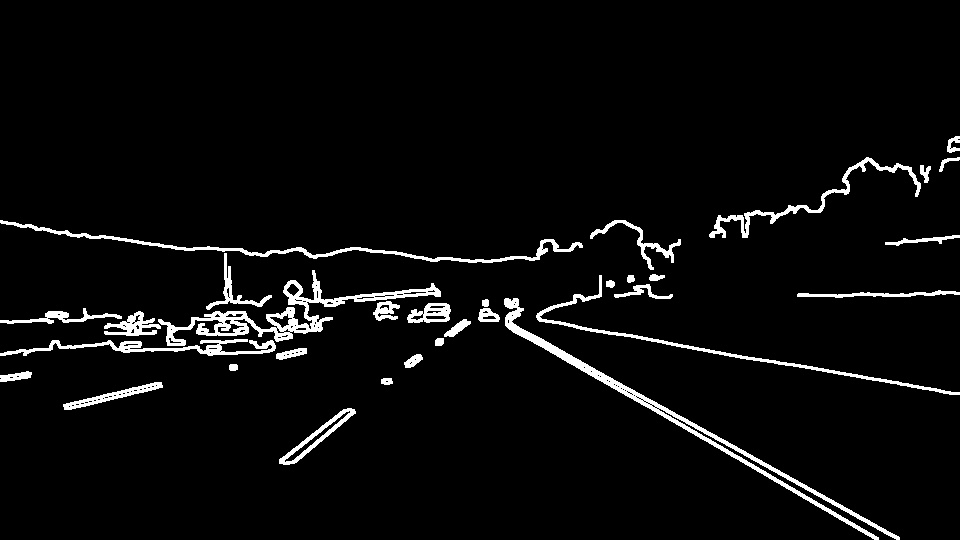
#> input picture examples/dilate.jpg, 960 x 540 px, given in place of solidWhiteRight.mp4, which was not available
$ python VideoConversion.py
#> lines starting #> are read from the running program, lines starting #| are printed output that depends on the picture; after the words box and inside, x2 and y2 are one past the last pixel; in counts of white or black regions, pixels touching at a corner belong together; pictures that were not available may be replaced by others from this repository, and a replacement may not be noted
### PipelineFunctions.py
# -*- coding: utf-8 -*-
"""
Created on Mon Dec  2 12:10:57 2019

@author: LOVESA
"""

import math
import cv2
import numpy as np


# [7 lines left out: function grayscale, not called in this run]
    # Or use BGR2GRAY if you read an image with cv2.imread()
    #return cv2.cvtColor(img, cv2.COLOR_BGR2GRAY)

def canny(img, low_threshold, high_threshold):
    """Applies the Canny transform"""
    return cv2.Canny(img, low_threshold, high_threshold)

def gaussian_blur(img, kernel_size):
    """Applies a Gaussian Noise kernel"""
    return cv2.GaussianBlur(img, (kernel_size, kernel_size), 0)

# [73 lines left out: functions region_of_interest, draw_lines, hough_lines, weighted_img, not called in this run]

### VideoConversion.py
# -*- coding: utf-8 -*-
"""
Created on Fri Nov 29 11:29:11 2019

@author: LOVESA
"""
# Do all the relevant imports
import matplotlib.pyplot as plt
import matplotlib.image as mpimg
import numpy as np
import cv2

import PipelineFunctions as Functions


#Parameters definition
low_threshold = 50
high_threshold = 150
kernel_size = 7
# Define the Hough transform parameters
# Make a blank the same size as our image to draw on
rho = 2 # distance resolution in pixels of the Hough grid
theta = np.pi/180 # angular resolution in radians of the Hough grid
threshold = 15     # minimum number of votes (intersections in Hough grid cell)
min_line_len = 20 #minimum number of pixels making up a line
max_line_gap = 20    # maximum gap in pixels between connectable line segments


### Read in the file and convert to grayscale   ###
#Create videocapture object and read the input video file
video = cv2.VideoCapture('solidWhiteRight.mp4',0)

#Error checking
#Check if the camera opened successfully
if(video.isOpened()==False):
    print("Error opening the video stream file")

# Obtaining the default resolutions of the frame - system dependent.
# Convert the resolutions from float to integer.
frame_width = int(video.get(3))
frame_height = int(video.get(4))
fps = (video.get(cv2.CAP_PROP_FPS))

### Write to the video file ###
# Define the codec and create VideoWriter object.
# Define the fps, in this case equal to 10. frame size is also another parameter.
#The output is stored in 'outpy.avi' file.
#MJPG is chosen as the FourCC

#VideoWriter(const String &filename, int fourcc, double fps, Size frameSize, bool isColor=true)

outputVideo = cv2.VideoWriter('outputVideoSL.avi',cv2.VideoWriter_fourcc('M','J','P','G'), fps, (frame_width,frame_height),isColor=False)


#Read until the video is completed
while(video.isOpened()):
    #Capture frame by frame
    ret, frame = video.read()
#> frame is the input picture: shape (540, 960, 3); min 0, max 255, mean 10.7

    if ret == True:
        # Operations on the frame, conversion to grey scale

        gray = cv2.cvtColor(frame, cv2.COLOR_BGR2GRAY)

        #Display the resulting frame
        #cv2.imshow('Gray_video_frame', gray)
        #cv2.imshow('vid OG', frame)
        #Display orginal video for comparison

        gaussian_blur = Functions.gaussian_blur(gray, kernel_size)
#> in gaussian_blur, `return cv2.GaussianBlur(img, (kernel_size, kernel_size), 0)`:
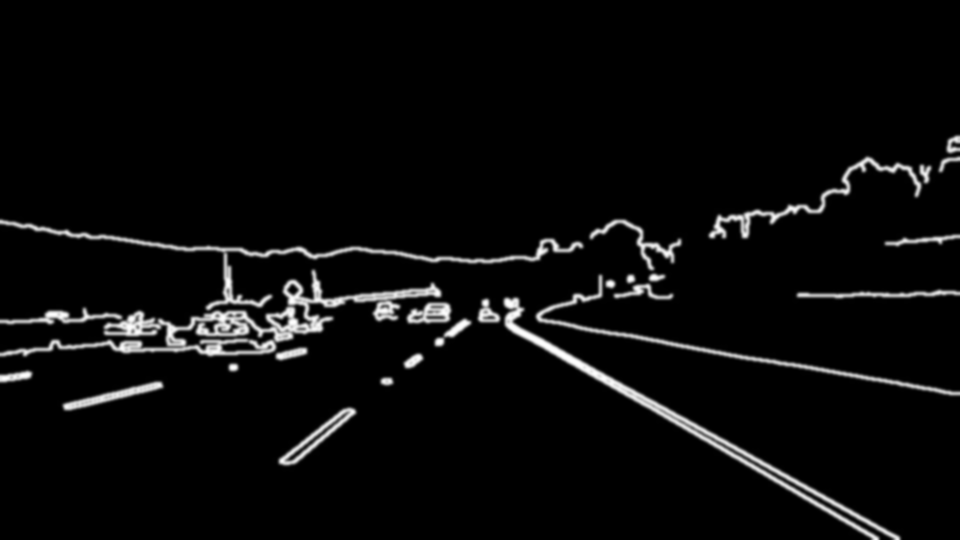
#> returned value: shape (540, 960); min 0, max 255, mean 10.7
        cv2.imshow('gaussian_blur_video_frame', gaussian_blur)

        edges = Functions.canny(gray, low_threshold, high_threshold)
#> in canny, `return cv2.Canny(img, low_threshold, high_threshold)`:
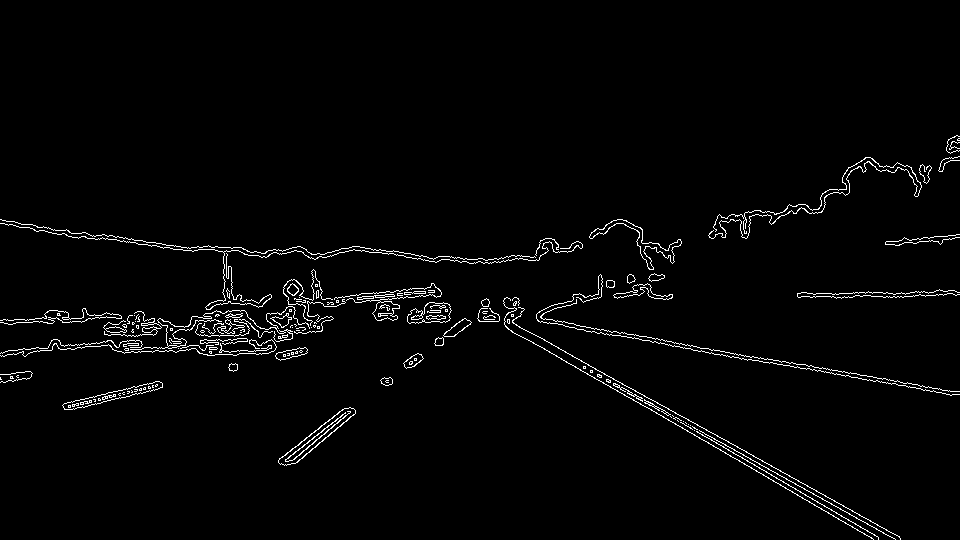
#> returned value: shape (540, 960); 2.2% white in thin lines or dots, all inside (x1, y1, x2, y2) = (0, 135, 960, 540)
        cv2.imshow('Canny_video_frame',edges)   #plots binary image

        #initial_img = np.copy(images[n])*0 # creating a blank to draw lines on
        #imshape = video.shape
        vertices = np.array([[(140,0),(440, 325), (520, 325), (920,0)]], dtype=np.int32)

        # create a masked edges image
        #masked_image = Functions.region_of_interest(video, vertices)
        #plt.imshow(masked_image)    #plots binary image with lines within boundary


        # Write the frame into the file 'outputVideoSL.avi'
        #outputVideo.write(gray)
        #outputVideo.write(gaussian_blur)

        #Exit if Q is pressed
        #wait time in milliseconds each frame is displayed
        if cv2.waitKey(1) & 0xFF == ord('q'):
#> (key q is pressed here)
            break

    #Break out of the loop
    else:
        break

#Release the video capture and video write objects
video.release()
outputVideo.release()
 #Close all frames
cv2.destroyAllWindows()

$ run again, on examples/hough draw lines.jpg
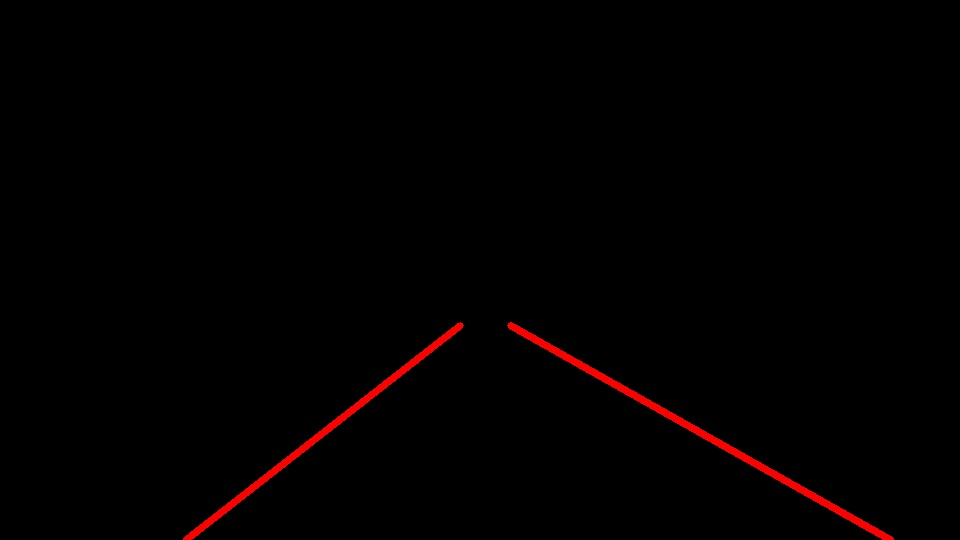
#> input picture examples/hough draw lines.jpg, 960 x 540 px, given in place of solidWhiteRight.mp4, which was not available
#> frame is the input picture: shape (540, 960, 3); mean B, G, R 0.1, 0.1, 2.7
#> in canny, `return cv2.Canny(img, low_threshold, high_threshold)`:
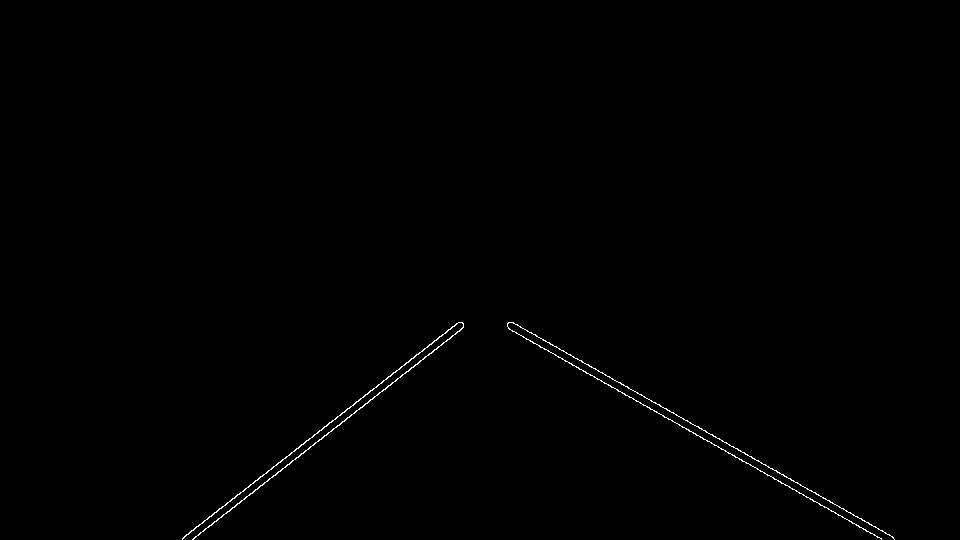
#> returned value: shape (540, 960); 0.37% white in thin lines or dots, all inside (x1, y1, x2, y2) = (182, 322, 895, 540)
